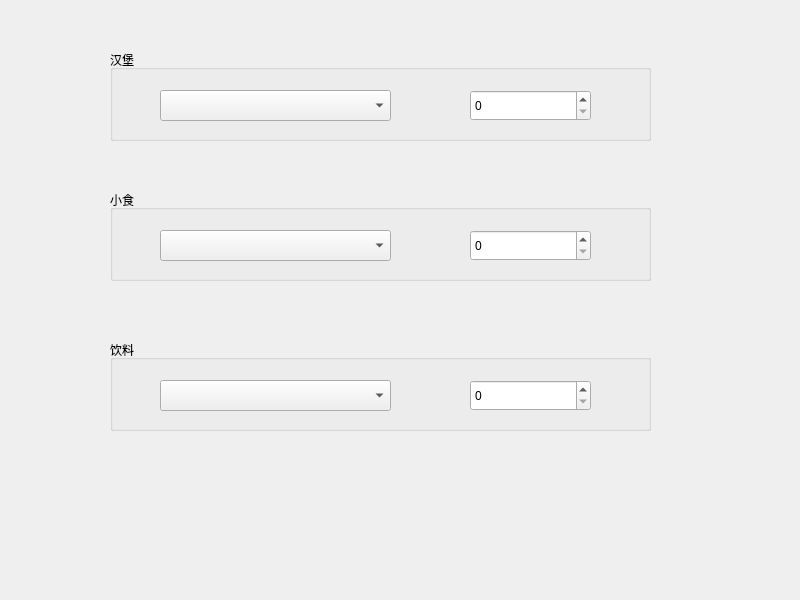
<?xml version="1.0" encoding="UTF-8"?>
<ui version="4.0">
 <class>Widget</class>
 <widget class="QWidget" name="Widget">
  <property name="geometry">
   <rect>
    <x>0</x>
    <y>0</y>
    <width>800</width>
    <height>600</height>
   </rect>
  </property>
  <property name="windowTitle">
   <string>Widget</string>
  </property>
  <widget class="QGroupBox" name="groupBox">
   <property name="geometry">
    <rect>
     <x>110</x>
     <y>50</y>
     <width>541</width>
     <height>91</height>
    </rect>
   </property>
   <property name="title">
    <string>汉堡</string>
   </property>
   <widget class="QComboBox" name="comboBox">
    <property name="geometry">
     <rect>
      <x>50</x>
      <y>40</y>
      <width>231</width>
      <height>31</height>
     </rect>
    </property>
   </widget>
   <widget class="QSpinBox" name="spinBox">
    <property name="geometry">
     <rect>
      <x>360</x>
      <y>40</y>
      <width>121</width>
      <height>31</height>
     </rect>
    </property>
   </widget>
  </widget>
  <widget class="QGroupBox" name="groupBox_2">
   <property name="geometry">
    <rect>
     <x>110</x>
     <y>190</y>
     <width>541</width>
     <height>91</height>
    </rect>
   </property>
   <property name="title">
    <string>小食</string>
   </property>
   <widget class="QComboBox" name="comboBox_2">
    <property name="geometry">
     <rect>
      <x>50</x>
      <y>40</y>
      <width>231</width>
      <height>31</height>
     </rect>
    </property>
   </widget>
   <widget class="QSpinBox" name="spinBox_2">
    <property name="geometry">
     <rect>
      <x>360</x>
      <y>40</y>
      <width>121</width>
      <height>31</height>
     </rect>
    </property>
   </widget>
  </widget>
  <widget class="QGroupBox" name="groupBox_3">
   <property name="geometry">
    <rect>
     <x>110</x>
     <y>340</y>
     <width>541</width>
     <height>91</height>
    </rect>
   </property>
   <property name="title">
    <string>饮料</string>
   </property>
   <widget class="QComboBox" name="comboBox_3">
    <property name="geometry">
     <rect>
      <x>50</x>
      <y>40</y>
      <width>231</width>
      <height>31</height>
     </rect>
    </property>
   </widget>
   <widget class="QSpinBox" name="spinBox_3">
    <property name="geometry">
     <rect>
      <x>360</x>
      <y>40</y>
      <width>121</width>
      <height>31</height>
     </rect>
    </property>
   </widget>
  </widget>
 </widget>
 <resources/>
 <connections/>
</ui>
